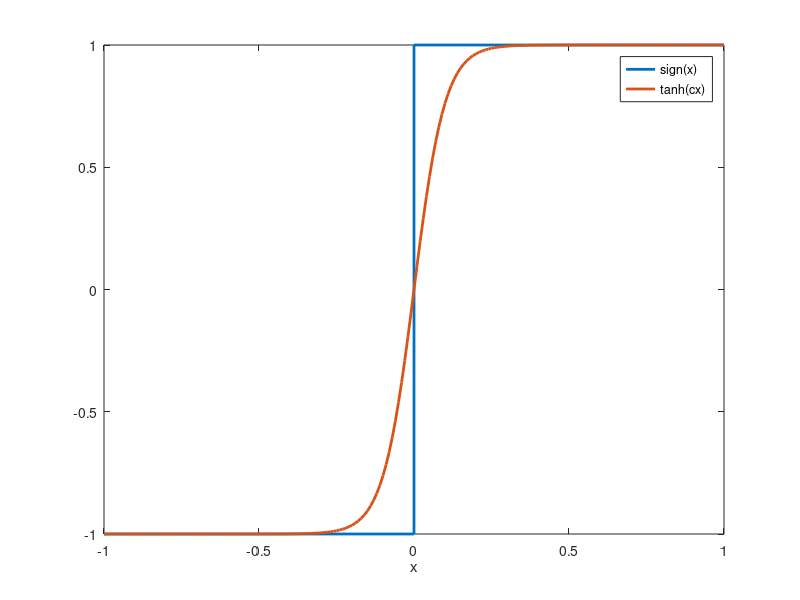

MATLAB code to generate this figure:
clear all; close all

c = 10;
x = -1:0.01:1;
y = tanh(c*x);
figure
plot([-1 0 0 1], [-1 -1 1 1],'LineWidth', 2)
hold on
plot(x,y,'LineWidth', 2)
legend('sign(x)', 'tanh(cx)')
xlabel('x')